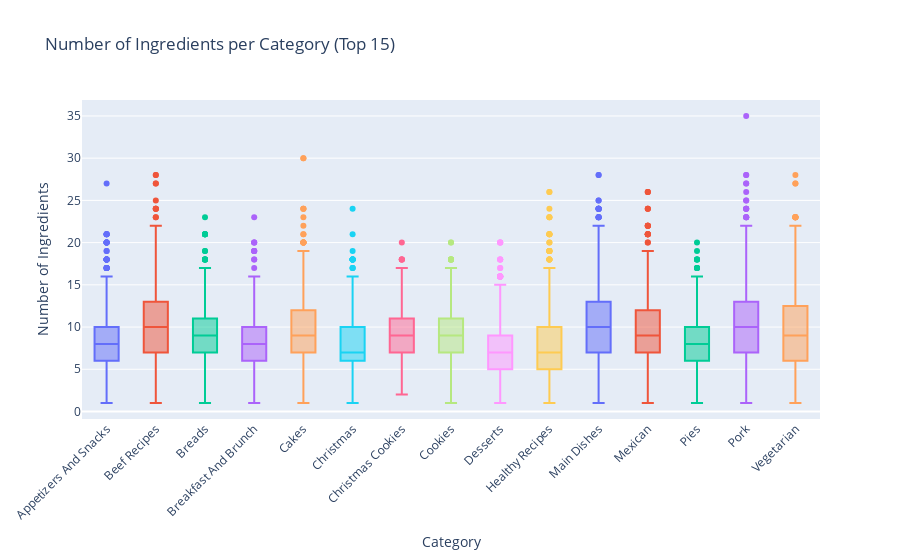

This figure's notebook cell:
### Markdown cell above
Multivariate Analysis: Numerical vs Categorical
We compare number of ingredients and number of steps across recipe categories.

This helps us understand which categories have more complex or longer recipes.
Boxplots show median, quartiles, and outliers interactively.

### Code cell
# Boxplot: num_ingredients by category (Top 15)
top_n = 15
top_categories = df['category'].value_counts().head(top_n).index
df_top = df[df['category'].isin(top_categories)]

fig = px.box(
    df_top,
    x="category",
    y="num_ingredients",
    color="category",
    title=f"Number of Ingredients per Category (Top {top_n})",
    labels={"num_ingredients": "Number of Ingredients", "category": "Category"}
)
fig.update_layout(xaxis_tickangle=-45, showlegend=False)
fig.show()

# Boxplot: num_steps by category (Top 15)
fig2 = px.box(
    df_top,
    x="category",
    y="num_steps",
    color="category",
    title=f"Number of Steps per Category (Top {top_n})",
    labels={"num_steps": "Number of Steps", "category": "Category"}
)
fig2.update_layout(xaxis_tickangle=-45, showlegend=False)
fig2.show()

### Figure 1 — Plotly figure (JSON) as saved in the notebook; plotly's stock layout.template omitted (floating-point values rounded to 4 significant figures; data arrays with more than 128 entries replaced by an {"elided": "..."} marker saying what was removed)
{"data": [{"alignmentgroup": "True", "hovertemplate": "Category=%{x}<br>Number of Ingredients=%{y}<extra></extra>", "legendgroup": "Appetizers And Snacks", "marker": {"color": "#636efa"}, "name": "Appetizers And Snacks", "notched": false, "offsetgroup": "Appetizers And Snacks", "orientation": "v", "showlegend": true, "type": "box", "x": {"elided": "2084 str values"}, "x0": " ", "xaxis": "x", "y": {"elided": "2084 int values"}, "y0": " ", "yaxis": "y"}, {"alignmentgroup": "True", "hovertemplate": "Category=%{x}<br>Number of Ingredients=%{y}<extra></extra>", "legendgroup": "Beef Recipes", "marker": {"color": "#EF553B"}, "name": "Beef Recipes", "notched": false, "offsetgroup": "Beef Recipes", "orientation": "v", "showlegend": true, "type": "box", "x": {"elided": "1400 str values"}, "x0": " ", "xaxis": "x", "y": {"elided": "1400 int values"}, "y0": " ", "yaxis": "y"}, {"alignmentgroup": "True", "hovertemplate": "Category=%{x}<br>Number of Ingredients=%{y}<extra></extra>", "legendgroup": "Breads", "marker": {"color": "#00cc96"}, "name": "Breads", "notched": false, "offsetgroup": "Breads", "orientation": "v", "showlegend": true, "type": "box", "x": {"elided": "1352 str values"}, "x0": " ", "xaxis": "x", "y": {"elided": "1352 int values"}, "y0": " ", "yaxis": "y"}, {"alignmentgroup": "True", "hovertemplate": "Category=%{x}<br>Number of Ingredients=%{y}<extra></extra>", "legendgroup": "Breakfast And Brunch", "marker": {"color": "#ab63fa"}, "name": "Breakfast And Brunch", "notched": false, "offsetgroup": "Breakfast And Brunch", "orientation": "v", "showlegend": true, "type": "box", "x": {"elided": "1223 str values"}, "x0": " ", "xaxis": "x", "y": {"elided": "1223 int values"}, "y0": " ", "yaxis": "y"}, {"alignmentgroup": "True", "hovertemplate": "Category=%{x}<br>Number of Ingredients=%{y}<extra></extra>", "legendgroup": "Cakes", "marker": {"color": "#FFA15A"}, "name": "Cakes", "notched": false, "offsetgroup": "Cakes", "orientation": "v", "showlegend": true, "type": "box", "x": {"elided": "1954 str values"}, "x0": " ", "xaxis": "x", "y": {"elided": "1954 int values"}, "y0": " ", "yaxis": "y"}, {"alignmentgroup": "True", "hovertemplate": "Category=%{x}<br>Number of Ingredients=%{y}<extra></extra>", "legendgroup": "Christmas", "marker": {"color": "#19d3f3"}, "name": "Christmas", "notched": false, "offsetgroup": "Christmas", "orientation": "v", "showlegend": true, "type": "box", "x": {"elided": "1020 str values"}, "x0": " ", "xaxis": "x", "y": {"elided": "1020 int values"}, "y0": " ", "yaxis": "y"}, {"alignmentgroup": "True", "hovertemplate": "Category=%{x}<br>Number of Ingredients=%{y}<extra></extra>", "legendgroup": "Christmas Cookies", "marker": {"color": "#FF6692"}, "name": "Christmas Cookies", "notched": false, "offsetgroup": "Christmas Cookies", "orientation": "v", "showlegend": true, "type": "box", "x": {"elided": "945 str values"}, "x0": " ", "xaxis": "x", "y": {"elided": "945 int values"}, "y0": " ", "yaxis": "y"}, {"alignmentgroup": "True", "hovertemplate": "Category=%{x}<br>Number of Ingredients=%{y}<extra></extra>", "legendgroup": "Cookies", "marker": {"color": "#B6E880"}, "name": "Cookies", "notched": false, "offsetgroup": "Cookies", "orientation": "v", "showlegend": true, "type": "box", "x": {"elided": "1849 str values"}, "x0": " ", "xaxis": "x", "y": {"elided": "1849 int values"}, "y0": " ", "yaxis": "y"}, {"alignmentgroup": "True", "hovertemplate": "Category=%{x}<br>Number of Ingredients=%{y}<extra></extra>", "legendgroup": "Desserts", "marker": {"color": "#FF97FF"}, "name": "Desserts", "notched": false, "offsetgroup": "Desserts", "orientation": "v", "showlegend": true, "type": "box", "x": {"elided": "1288 str values"}, "x0": " ", "xaxis": "x", "y": {"elided": "1288 int values"}, "y0": " ", "yaxis": "y"}, {"alignmentgroup": "True", "hovertemplate": "Category=%{x}<br>Number of Ingredients=%{y}<extra></extra>", "legendgroup": "Healthy Recipes", "marker": {"color": "#FECB52"}, "name": "Healthy Recipes", "notched": false, "offsetgroup": "Healthy Recipes", "orientation": "v", "showlegend": true, "type": "box", "x": {"elided": "2237 str values"}, "x0": " ", "xaxis": "x", "y": {"elided": "2237 int values"}, "y0": " ", "yaxis": "y"}, {"alignmentgroup": "True", "hovertemplate": "Category=%{x}<br>Number of Ingredients=%{y}<extra></extra>", "legendgroup": "Main Dishes", "marker": {"color": "#636efa"}, "name": "Main Dishes", "notched": false, "offsetgroup": "Main Dishes", "orientation": "v", "showlegend": true, "type": "box", "x": {"elided": "3387 str values"}, "x0": " ", "xaxis": "x", "y": {"elided": "3387 int values"}, "y0": " ", "yaxis": "y"}, {"alignmentgroup": "True", "hovertemplate": "Category=%{x}<br>Number of Ingredients=%{y}<extra></extra>", "legendgroup": "Mexican", "marker": {"color": "#EF553B"}, "name": "Mexican", "notched": false, "offsetgroup": "Mexican", "orientation": "v", "showlegend": true, "type": "box", "x": {"elided": "1069 str values"}, "x0": " ", "xaxis": "x", "y": {"elided": "1069 int values"}, "y0": " ", "yaxis": "y"}, {"alignmentgroup": "True", "hovertemplate": "Category=%{x}<br>Number of Ingredients=%{y}<extra></extra>", "legendgroup": "Pies", "marker": {"color": "#00cc96"}, "name": "Pies", "notched": false, "offsetgroup": "Pies", "orientation": "v", "showlegend": true, "type": "box", "x": {"elided": "954 str values"}, "x0": " ", "xaxis": "x", "y": {"elided": "954 int values"}, "y0": " ", "yaxis": "y"}, {"alignmentgroup": "True", "hovertemplate": "Category=%{x}<br>Number of Ingredients=%{y}<extra></extra>", "legendgroup": "Pork", "marker": {"color": "#ab63fa"}, "name": "Pork", "notched": false, "offsetgroup": "Pork", "orientation": "v", "showlegend": true, "type": "box", "x": {"elided": "1205 str values"}, "x0": " ", "xaxis": "x", "y": {"elided": "1205 int values"}, "y0": " ", "yaxis": "y"}, {"alignmentgroup": "True", "hovertemplate": "Category=%{x}<br>Number of Ingredients=%{y}<extra></extra>", "legendgroup": "Vegetarian", "marker": {"color": "#FFA15A"}, "name": "Vegetarian", "notched": false, "offsetgroup": "Vegetarian", "orientation": "v", "showlegend": true, "type": "box", "x": {"elided": "968 str values"}, "x0": " ", "xaxis": "x", "y": {"elided": "968 int values"}, "y0": " ", "yaxis": "y"}], "layout": {"boxmode": "overlay", "legend": {"title": {"text": "Category"}, "tracegroupgap": 0}, "showlegend": false, "title": {"text": "Number of Ingredients per Category (Top 15)"}, "xaxis": {"anchor": "y", "categoryarray": ["Appetizers And Snacks", "Beef Recipes", "Breads", "Breakfast And Brunch", "Cakes", "Christmas", "Christmas Cookies", "Cookies", "Desserts", "Healthy Recipes", "Main Dishes", "Mexican", "Pies", "Pork", "Vegetarian"], "categoryorder": "array", "domain": [0, 1], "tickangle": -45, "title": {"text": "Category"}}, "yaxis": {"anchor": "x", "domain": [0, 1], "title": {"text": "Number of Ingredients"}}}}
